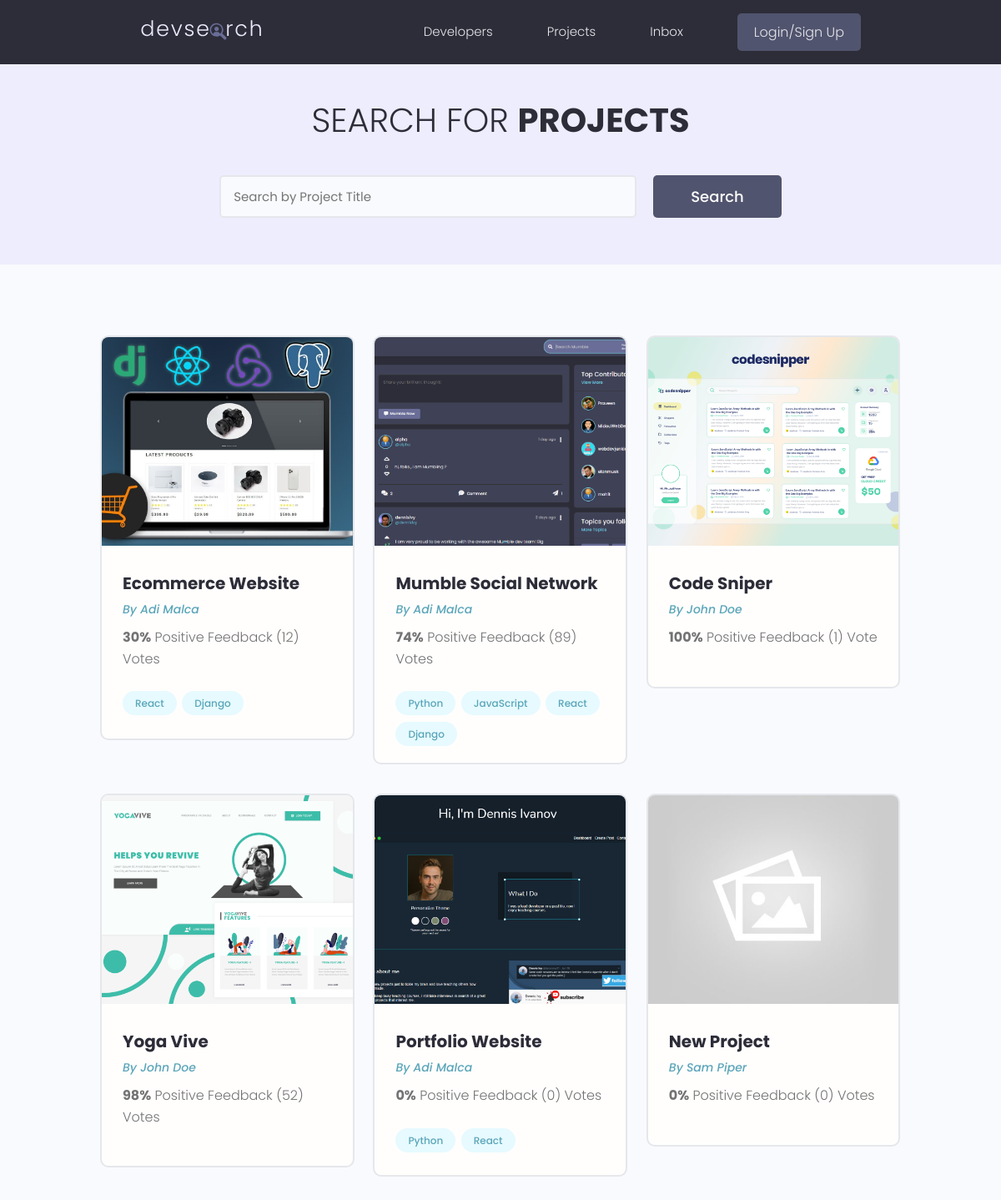
/projects/, run on the app's committed database.
### projectsApp/models.py (models this page shows, shortened)
class Project(models.Model):
    owner = models.ForeignKey(Profile, null=True, blank=True, on_delete=models.SET_NULL) # We want to connect a project to a specific user profile - many-to-one relationship
    title = models.CharField(max_length=200)   # By default null=False - required to enter data in this field (for the database)
    description = models.TextField(null=True, blank=True)  # Does NOT require to enter data in this field! blank is the same but for django form to be submitted! We can submit a form without adding this!
    featured_image = models.ImageField(null=True, blank=True, default="default.jpg") # B/c its in "images" folder no need to specify path, otherwise path needed
    demo_link = models.CharField(max_length=2000, null=True, blank=True)
    source_link = models.CharField(max_length=2000, null=True, blank=True)
    tags = models.ManyToManyField('Tag', blank=True)  # The tag can be connected to many models
    vote_total = models.IntegerField(default=0, null=True, blank=True)
    vote_ratio = models.IntegerField(default=0, null=True, blank=True)
    created = models.DateTimeField(auto_now_add=True)
    id = models.UUIDField(default=uuid.uuid4, unique=True, primary_key=True, editable=False)

class Tag(models.Model):
    name = models.CharField(max_length=200)
    created = models.DateTimeField(auto_now_add=True)
    id = models.UUIDField(default=uuid.uuid4, unique=True, primary_key=True, editable=False)
    def __str__(self):
        return self.name

### usersApp/models.py (models this page shows, shortened)
class Profile(models.Model):
    user = models.OneToOneField(User, on_delete=models.CASCADE, null=True, blank=True)
    name = models.CharField(max_length=200, blank=True, null=True)
    email = models.EmailField(max_length=500, blank=True, null=True)
    username = models.CharField(max_length=200, blank=True, null=True)
    location = models.CharField(max_length=200, blank=True, null=True)
    short_intro = models.CharField(max_length=200, blank=True, null=True)
    bio = models.TextField(blank=True, null=True)
    profile_image = models.ImageField(blank=True, null=True, upload_to="profiles/",
                                      default="profiles/user-default.png") # This will go in static/images folder and then in profiles folder and upload my pictures here. Again - we are uploading to the profiles folder and also getting the defualt from the profiles folder
    social_github = models.CharField(max_length=200, blank=True, null=True)
    social_twitter = models.CharField(max_length=200, blank=True, null=True)
    social_linkedin = models.CharField(max_length=200, blank=True, null=True)
    social_youtube = models.CharField(max_length=200, blank=True, null=True)
    social_website = models.CharField(max_length=200, blank=True, null=True)
    created = models.DateTimeField(auto_now_add=True)
    id = models.UUIDField(default=uuid.uuid4, unique=True, primary_key=True, editable=False)

### projectsApp/views.py (the view)
# urls.py: path('projects/', include('projectsApp.urls')),
def projects(request):
    projects = Project.objects.all()  # QuerySet - dictionary like object
    context = {'projects': projects}
    return render(request, 'projectsApp/projects.html', context)

### projectsApp/templates/projectsApp/projects.html (shortened to what this page needs)
{% extends "main.html" %}
{% block content %}
  <main class="projects">
    <section class="hero-section text-center">
      <div class="container container--narrow">
        <div class="hero-section__box">
          <h2>Search for <span>Projects</span></h2>
        </div>
        <div class="hero-section__search">
          <form class="form" action="#" method="get">
            <div class="form__field">
              <input class="input input--text" id="formInput#search" type="text" name="text"
                placeholder="Search by Project Title" />
            </div>
            <input class="btn btn--sub btn--lg" type="submit" value="Search" />
          </form>
        </div>
      </div>
    </section>
    <section class="projectsList">
      <div class="container">
        <div class="grid grid--three">
          {% for project in projects %}
          <div class="column">
            <div class="card project">
              <a href="{% url 'project' project.id %}" class="project">
                <img class="project__thumbnail" src="{{project.featured_image.url}}" alt="project thumbnail" />
                <div class="card__body">
                  <h3 class="project__title">{{project.title}}</h3>
                  <p><a class="project__author" href="{% url 'user-profile' project.owner.id %}">By {{project.owner.name}}</a></p>
                  <p class="project--rating">
                    <span style="font-weight: bold;">{{project.vote_ratio}}%</span> Positive
                    Feedback ({{project.vote_total}}) Vote{{project.vote_total|pluralize:"s"}}
                  </p>
                  <div class="project__tags">
                    {% for tag in project.tags.all %}
                    <span class="tag tag--pill tag--main">
                      <small>{{tag}}</small>
                    </span>
                    {% endfor %}
                  </div>
                </div>
              </a>
            </div>
          </div>
          {%endfor%}
        </div>
      </div>
    </section>
  </main>
{% endblock content %}

### static/styles/app.css (style rules this page uses)
:root { --color-sub: #2d2d39; }
.btn--sub { background-color: var(--color-sub-light); }
.card { border: 2px solid var(--color-light); }
img { width: 100%; }
.hero-section { height: 40vh; display: flex; align-items: center; background-color: var(--color-sub); }
.hero-section__box { margin-bottom: 4rem; }
.hero-section__box > h2, .hero-section__box > h2 > span { font-size: 4rem; color: var(--color-light); line-height: 1.3; text-transform: uppercase; }
.hero-section__box > h2 { font-weight: 300; }
.hero-section__box > h2 > span { font-weight: 700; }
.hero-section__search > .form { display: flex; align-items: center; justify-content: center; gap: 2rem; }
.hero-section__search > .form input.input--text { width: 50rem; }
.project__author { font-size: 1.4rem; font-style: italic; }
.project--rating { margin-bottom: 1.6em; margin-top: .5em; }
.projects > .hero-section { background: var(--color-sub-lighter); height: 30vh; }
.projects .hero-section__box { margin-bottom: 2.5rem; }
.projects .hero-section__box > h2 { color: var(--color-sub); }
.projects .hero-section__box > h2 > span { font-weight: 700; color: var(--color-sub); }
.projectsList { margin-top: 8rem; }
.project__thumbnail { height: 25rem; object-fit: cover; object-position: top center; }
.project__title { font-size: 2rem; font-weight: 700; color: var(--color-sub); }

### static/uikit/styles/modules/_variables.css (style rules this page uses)
:root { --color-main: #5aa5b9; --color-main-light: #e6faff; --color-sub: #3f4156; --color-sub-light: #51546e; --color-sub-lighter: #ededfd; --color-text: #737373; --color-gray: #8b8b8b; --color-light: #e5e7eb; --color-light-gray: #767676; --color-bg: #f8fafd; --color-white: #fffefd; --color-white-light: #f3f3f3; --color-success: #359e64; --color-success-bg: #def8e8; --color-error: #fc4b0b; --color-error-bg: #fff2ee; --font-base: 'Poppins', arial, helvetica, 'Segoe UI', roboto, ubuntu, sans-serif; --font-monospace: 'Fira Code', 'Courier New', courier, monospace; --font-regular: 300; --font-medium: 500; --font-bold: 700; --generic-shadow: 1px 1px 5px #00000010; --generic-transition: all 0.3s ease-in-out; }

### static/uikit/styles/modules/_base.css (style rules this page uses)
* { margin: 0; padding: 0; box-sizing: border-box; text-rendering: optimizeLegibility; color: inherit; font-size: inherit; }
html { font-size: 50%; }
@media only screen and (min-width: 480px) { html { font-size: 56.25%; } }
@media only screen and (min-width: 1200px) { html { font-size: 62.5%; } }
body { line-height: 1.6; font-weight: 400; font-size: 1.5rem; color: var(--color-text); background-color: var(--color-bg); min-height: 100vh; }

### static/uikit/styles/modules/_typography.css (style rules this page uses)
* { font-family: var(--font-base); }
h2 { font-size: 3.6rem; font-weight: var(--font-bold); }
h3 { font-size: 3.2rem; font-weight: var(--font-medium); }
p, span, strong { font-size: 1.6rem; color: var(--color-text); font-weight: var(--font-regular); }
a { padding-bottom: 2px; text-decoration: none; display: inline-block; color: var(--color-main); font-weight: var(--font-medium); }

### static/uikit/styles/modules/_utilities.css (style rules this page uses)
.container { width: 92%; max-width: 165rem; margin: 0 auto; box-sizing: border-box; }
.container--narrow { width: 92%; max-width: 120rem; }
@media screen and (min-width: 1000px) { .container { width: 90%; } }
@media screen and (min-width: 1000px) { .container--narrow { width: 85%; } }
@media screen and (min-width: 1200px) { .container { width: 80%; } }
@media screen and (min-width: 1200px) { .container--narrow { width: 72%; } }
.text-center { text-align: center; }

### static/uikit/styles/modules/_button.css (style rules this page uses)
.btn { display: inline-block; position: relative; cursor: pointer; background-color: var(--color-light); font-weight: var(--font-medium); color: var(--color-sub); text-decoration: none; padding: 1rem 2rem; border-radius: 0.5rem; border: none; width: -webkit-fit-content; width: -moz-fit-content; width: fit-content; height: -webkit-fit-content; height: -moz-fit-content; height: fit-content; font-size: 1.6rem; outline-width: 0; outline-color: transparent; -webkit-backface-visibility: hidden; backface-visibility: hidden; transition: all 0.3s ease-in-out; }
.btn--sub { background-color: var(--color-sub); color: var(--color-white); }
.btn--lg { font-size: 1.8rem; padding: 1.2rem 4.5rem; }

### static/uikit/styles/modules/_card.css (style rules this page uses)
.card { border-radius: 1rem; background-color: var(--color-white); border: 1.5px solid var(--color-light); width: auto; height: auto; margin-top: 0.5rem; margin-bottom: 0.5rem; overflow: hidden; }
.card__body, .card__header { padding: 2rem 2.5rem; }

### data on the page
Project: featured_image (picture), title "Ecommerce Website", owner.name "Adi Malca", vote_ratio "30", vote_total "12"
Tag: name "React"
Tag: name "Django"
Project: featured_image (picture), title "Mumble Social Network", owner.name "Adi Malca", vote_ratio "74", vote_total "89"
Tag: name "Python"
Tag: name "JavaScript"
Project: featured_image (picture), title "Code Sniper", owner.name "John Doe", vote_ratio "100", vote_total "1"
Project: featured_image (picture), title "Yoga Vive", owner.name "John Doe", vote_ratio "98", vote_total "52"
Project: featured_image (picture), title "Portfolio Website", owner.name "Adi Malca", vote_ratio "0", vote_total "0"
Project: featured_image (placeholder picture), title "New Project", owner.name "Sam Piper", vote_ratio "0", vote_total "0"
